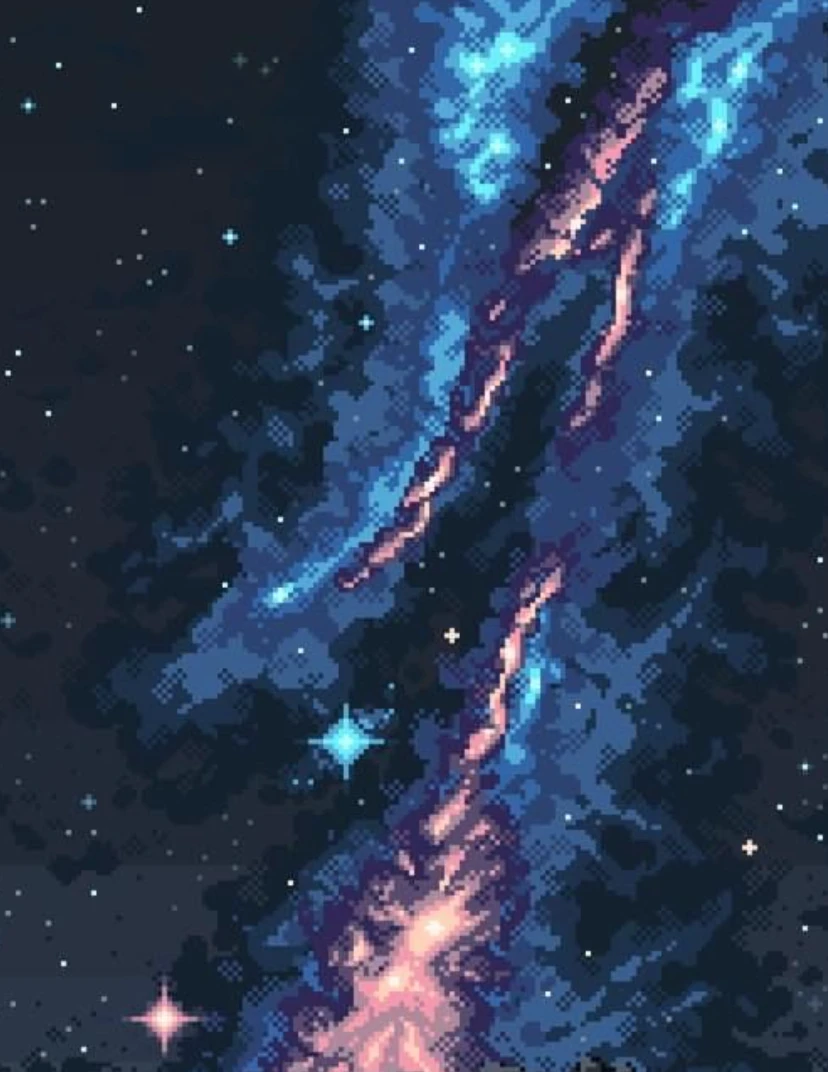
#> input picture firmware/assets/nebulosa.png, 828 x 1072 px
$ python gen_nebulosa.py ../assets/nebulosa.png
#> lines starting #> are read from the running program, lines starting #| are printed output that depends on the picture
#!/usr/bin/env python3
"""No Man Sky FM: the nebula behind space -> build/gen/nms_nebulosa.h
  assets/nebulosa.png (any size, portrait like the reference) boxed down to 96 x 124, each pixel to the nearest of a few
  tones of the picture (no dither: flat pixel-art patches); each tone is a firmware colour and how solid it is (16ths,
  drawn by ui_game.c through Bayer in 2 x 2 screen cells at any zoom, so the stars show through). The night background is left out. A nibble a pixel."""
import sys
from pathlib import Path
ROOT = Path(__file__).resolve().parents[1]
W, H = 96, 124
# (the picture's tone, firmware colour 0..9 as gen_nave.PAL, solidity /16); solidity 0 = the night (not drawn)
TONES = [((14, 20, 32), 0, 0), ((20, 33, 46), 0, 0), ((30, 35, 45), 0, 0), ((40, 50, 66), 9, 3), ((28, 44, 78), 9, 5),
         ((40, 66, 112), 9, 7), ((48, 92, 150), 2, 4), ((60, 150, 210), 2, 7), ((88, 56, 132), 4, 4), ((150, 80, 120), 4, 7),
         ((214, 120, 110), 5, 8), ((250, 190, 170), 5, 11), ((255, 245, 240), 1, 9)]

def main(out):
#> called with out = '../assets/nebulosa.png'
    src = ROOT / 'assets/nebulosa.png'
    lines = ['#pragma once', '/* generated by tools/gen_nebulosa.py from assets/nebulosa.png */', '#include <stdint.h>']
    if not src.exists():
        Path(out).write_text('\n'.join(lines + ['#define NMS_NEBULOSA 0']) + '\n')
        print('nebulosa: no assets/nebulosa.png')
        return
    from PIL import Image
    im = Image.open(src).convert('RGB').resize((W, H), Image.BOX)
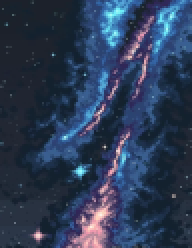
#> im: PIL image 96x124 RGB (shown 2 times larger); mean R, G, B 44.3, 59.6, 85.7
    def near(c):
        return min(range(len(TONES)), key=lambda i: sum((a - b) ** 2 for a, b in zip(c, TONES[i][0])))
    idx = [near(im.getpixel((x, y))) for y in range(H) for x in range(W)]
#> idx = 11904 values, max 12 at index 538, min 1 at index 36, mean 3.7
    data = bytes((idx[i] << 4) | idx[i + 1] for i in range(0, len(idx), 2))
    lines += ['#define NMS_NEBULOSA 1', f'#define NMS_NB_W {W}', f'#define NMS_NB_H {H}',
              'static const uint8_t NMS_NB_COL[%d] = {%s};   /* tone -> colour (0..9) */' % (len(TONES), ', '.join(str(t[1]) for t in TONES)),
              'static const uint8_t NMS_NB_A[%d] = {%s};   /* tone -> solidity (16ths) */' % (len(TONES), ', '.join(str(t[2]) for t in TONES)),
              f'static const uint8_t NMS_NB[{len(data)}] = {{']
    for k in range(0, len(data), 24):
        lines.append('    ' + ', '.join(str(b) for b in data[k:k + 24]) + ',')
#> this loop made 248 passes
#> k on passes 2 to 4: 24, 48, 72
#> after the loop, lines = 257 items
    lines.append('};')
    Path(out).write_text('\n'.join(lines) + '\n')
    PAL = [(0, 0, 0), (255, 255, 255), (0, 110, 160), (0, 144, 67), (83, 38, 141), (214, 84, 50),
           (0, 232, 0), (255, 0, 70), (255, 235, 0), (25, 43, 86)]
    B = [[0, 8, 2, 10], [12, 4, 14, 6], [3, 11, 1, 9], [15, 7, 13, 5]]
    S = 6                                               # (the preview: as drawn, 6 screen px a pixel, gz 2, on black)
    pv = Image.new('RGB', (W * S, H * S))
#> pv: PIL image 576x744 RGB; every value is 0
    for y in range(H * S):
        for x in range(W * S):
            t = TONES[idx[(y // S) * W + x // S]]
            if B[(y // 2) & 3][(x // 2) & 3] < t[2]:
                pv.putpixel((x, y), PAL[t[1]])
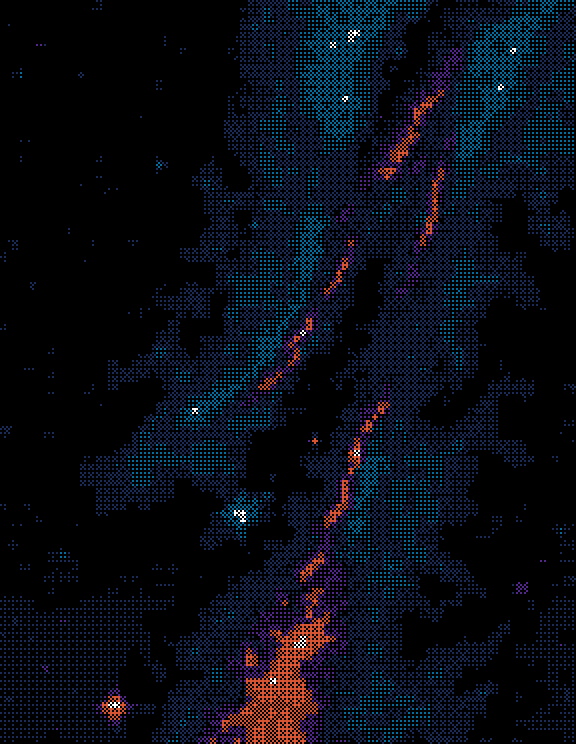
#> pv: PIL image 576x744 RGB; mean R, G, B 7.9, 12, 20.5
    pv.save(ROOT / 'build/nebulosa-preview.png')
    print(f'nebulosa: {W} x {H}, {len(data)} B')
#| nebulosa: 96 x 124, 5952 B

if __name__ == '__main__':
    main(sys.argv[1])

$ run again, with firmware/assets/cabine.png copied over firmware/assets/nebulosa.png
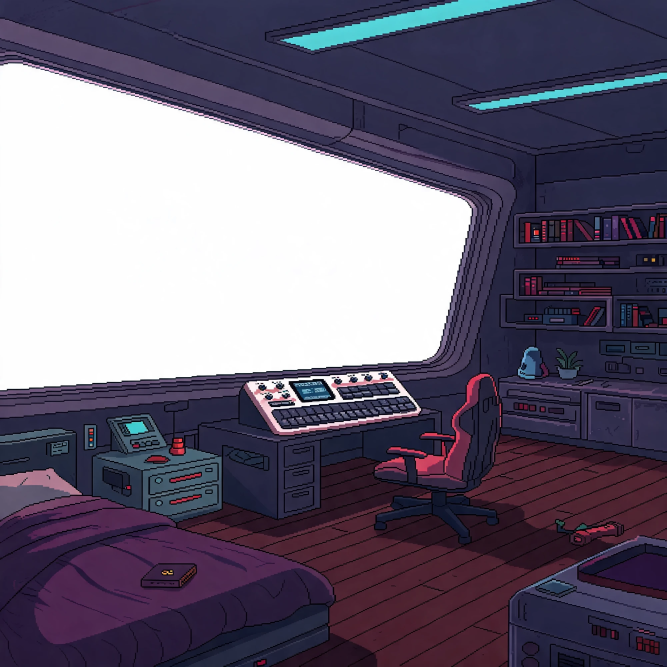
#> input picture firmware/assets/cabine.png, 2000 x 2000 px (shown at 1/3 size)
#> in main, `im = Image.open(src).convert('RGB').resize((W, H), Image.BOX)`:
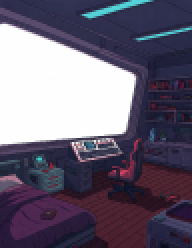
#> im: PIL image 96x124 RGB (shown 2 times larger); mean R, G, B 105.3, 98.1, 116.4
#> idx = 11904 values, max 12 at index 1152, min 0 at index 3920, mean 5.41
#> the loop in main, `for k in range(0, len(data), 24):` made 248 passes
#> k on passes 2 to 4: 24, 48, 72
#> after the loop in main, `for k in range(0, len(data), 24):`: lines = 257 items
#> after the loop in main, `for y in range(H * S):`:
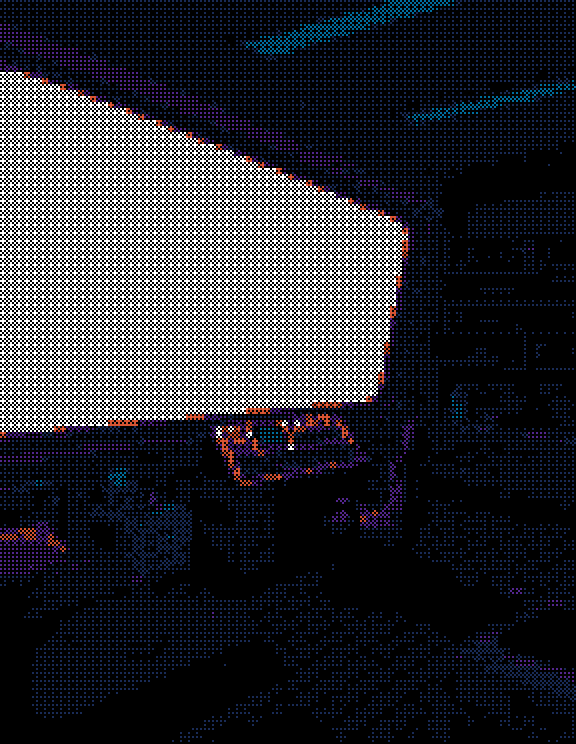
#> pv: PIL image 576x744 RGB; mean R, G, B 40.9, 41.8, 47.2
#| nebulosa: 96 x 124, 5952 B
